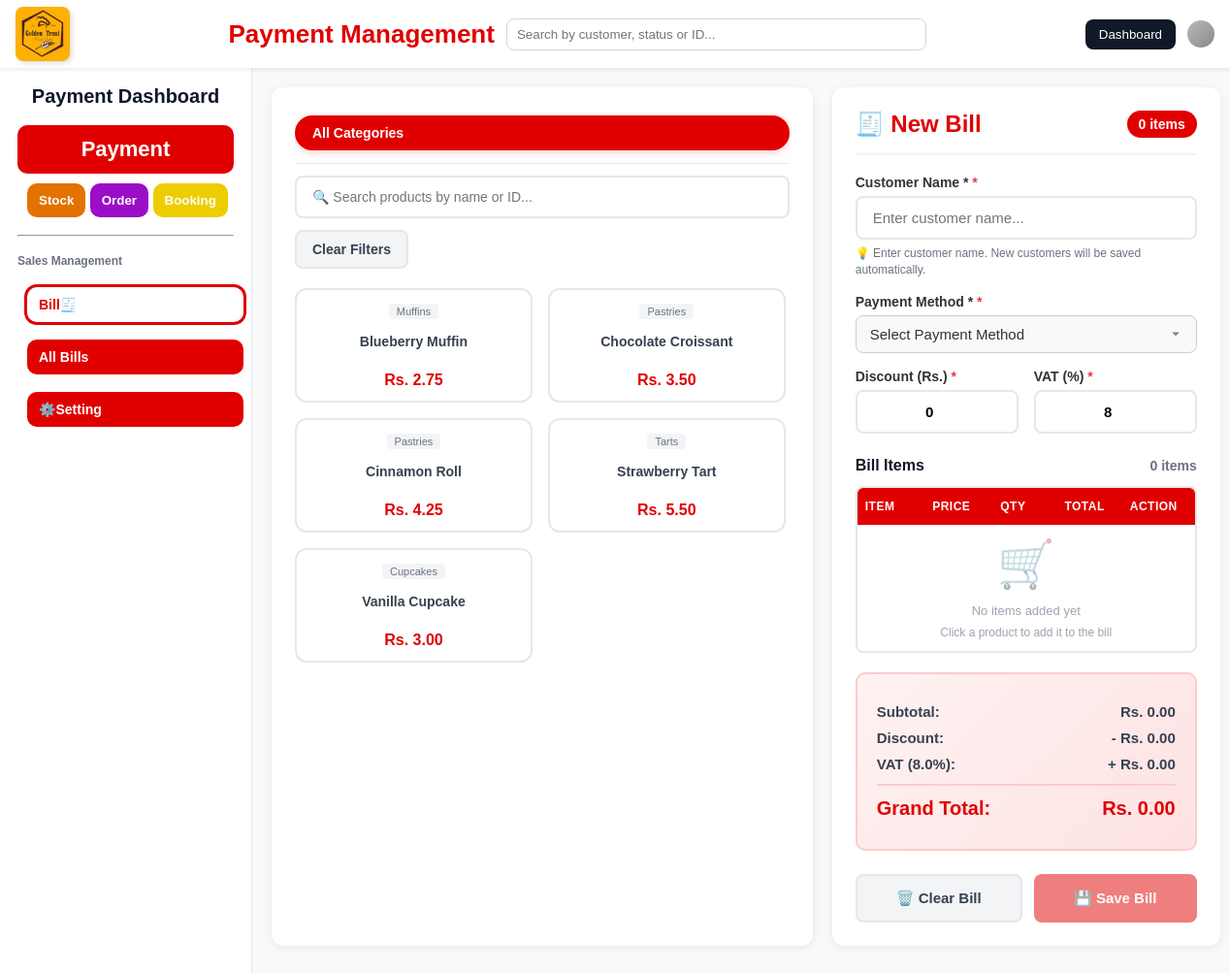
Page /payment/index.php on the committed database.
### tables this page shows
CREATE TABLE IF NOT EXISTS products (
    id INT AUTO_INCREMENT PRIMARY KEY,
    name VARCHAR(255) NOT NULL,
    description TEXT,
    price DECIMAL(10, 2) NOT NULL,
    image VARCHAR(255) DEFAULT 'default.jpg',
    category VARCHAR(100),
    is_daily_special BOOLEAN DEFAULT 0,
    discount_percentage DECIMAL(5, 2) DEFAULT 0,
    visibility BOOLEAN DEFAULT 1,
    stock_quantity INT DEFAULT 0,
    created_at TIMESTAMP DEFAULT CURRENT_TIMESTAMP
);

### payment/index.php (the view, shortened to what this page needs)
<?php
$host = 'localhost';
$dbname = 'golden_treat';
$username = 'root';
$password = '';
try {
    $pdo = new PDO("mysql:host=$host;dbname=$dbname;charset=utf8mb4", $username, $password);
    $pdo->setAttribute(PDO::ATTR_ERRMODE, PDO::ERRMODE_EXCEPTION);
} catch (PDOException $e) {
    die("Connection failed: " . $e->getMessage());
}
$stmt = $pdo->query("SELECT id, name, price, image, category FROM products WHERE visibility = 1 ORDER BY name");
$products = $stmt->fetchAll(PDO::FETCH_ASSOC);
?>
<!DOCTYPE html>
<html lang="en">
<head>
  <link rel="stylesheet" href="style.css">
</head>
<body>
  <div class="header">
    <div class="header-left"><img src="logo.jpg" alt="Logo" /></div>
    <div class="header-middle">
      <div class="header-middle-title">Payment Management</div>
      <div class="search-bar"><input id="globalSearch" type="text" placeholder="Search by customer, status or ID..." /></div>
    </div>
    <div class="header-right">
      <button class="role-btn" onclick="window.location.href='../index.html'">Dashboard</button>
      <div class="user-icon"></div>
    </div>
  </div>
  <div class="layout">
    <aside class="sidebar">
      <h1>Payment Dashboard</h1>
      <nav>
        <button class="salesbtn" onclick="window.location.href='index.php'">Payment</button>
        <div class="otherbtn">
         <button class="Sbtn" onclick="window.location.href='../stoke/stock.php'">Stock</button>
         <button class="Ubtn" onclick="window.location.href='../order/order.php'">Order</button>
         <button class="Bbtn" onclick="window.location.href='../booking/index.html'">Booking</button>
        </div>
        <hr />
        <p>Sales Management</p>
        <div class="salebtn">
         <button class="tab-btn active" onclick="window.location.href='index.php'">Bill🧾</button>
         <button class="tab-btn" onclick="window.location.href='save_bill.php'">All Bills</button>
         <button class="tab-btn " onclick="window.location.href='setting.php'">⚙️Setting</button>
        </div>
      </nav>
    </aside>
    <div class="container">
      <div class="products-section">
        <div class="product-filters">
          <div class="category-tabs">
            <button class="tab-btn active" data-category="">All Categories</button>
          </div>
          <div class="search-wrapper">
            <input type="text" id="productSearch" class="search-products" placeholder="🔍 Search products by name or ID..." oninput="searchProducts(this.value)" autocomplete="off">
          </div>
          <button class="clear-filters" onclick="clearAllFilters()">Clear Filters</button>
        </div>
        <div class="product-grid-wrapper">
          <div id="productGrid" class="product-grid">
            <?php foreach ($products as $product): ?>
              <div class="product-card" data-id="<?php echo $product['id']; ?>" data-category="<?php echo htmlspecialchars($product['category'] ?? ''); ?>" onclick="addToBill(<?php echo $product['id']; ?>, '<?php echo addslashes($product['name']); ?>', <?php echo $product['price']; ?>)">
                <?php if ($product['category']): ?>
                  <div class="product-category"><?php echo htmlspecialchars($product['category']); ?></div>
                <?php endif; ?>
                <div class="product-name"><?php echo htmlspecialchars($product['name']); ?></div>
                <div class="product-price">Rs. <?php echo number_format($product['price'], 2); ?></div>
              </div>
            <?php endforeach; ?>
          </div>
        </div>
      </div>
      <div class="bill-section">
        <div class="bill-header">
          <h1>🧾 New Bill</h1>
          <span class="bill-count" id="billCount">0 items</span>
        </div>
        <form method="POST" action="index.php" id="billForm">
          <div class="input-group">
            <label for="customerInput">Customer Name *</label>
            <input type="text" id="customerInput" name="customer_name" class="customer-input" placeholder="Enter customer name..." required>
            <small class="temp-customer">💡 Enter customer name. New customers will be saved automatically.</small>
          </div>
          <div class="input-group">
            <label for="paymentMethod">Payment Method *</label>
            <select name="payment_method" id="paymentMethod" required>
              <option value="">Select Payment Method</option>
            </select>
          </div>
          <div class="discount-vat-section">
            <div class="input-group">
              <label for="discount">Discount (Rs.)</label>
              <input type="number" id="discount" name="discount" value="0" step="0.01" min="0" onchange="calculateTotals()">
            </div>
            <div class="input-group">
              <label for="vatPercent">VAT (%)</label>
              <input type="number" id="vatPercent" name="vat_percent" value="8" step="0.01" min="0" max="100" onchange="calculateTotals()">
            </div>
          </div>
          <div class="bill-items-header">
            <h3>Bill Items</h3>
            <span class="items-count" id="itemsCount">0 items</span>
          </div>
          <table id="itemsTable">
            <thead>
              <tr>
                <th>Item</th>
                <th style="text-align: center;">Price</th>
                <th style="text-align: center;">Qty</th>
                <th style="text-align: right;">Total</th>
                <th style="text-align: center;">Action</th>
              </tr>
            </thead>
            <tbody id="itemsTableBody">
            </tbody>
          </table>
          <div class="totals-box">
            <div class="total-row">
              <span class="total-label">Subtotal:</span>
              <span class="total-value">Rs. <span id="subtotal">0.00</span></span>
            </div>
            <div class="total-row">
              <span class="total-label">Discount:</span>
              <span class="total-value">- Rs. <span id="discountAmount">0.00</span></span>
            </div>
            <div class="total-row">
              <span class="total-label">VAT (<span id="vatPercentDisplay">8</span>%):</span>
              <span class="total-value">+ Rs. <span id="vat">0.00</span></span>
            </div>
            <div class="total-row grand">
              <span class="total-label">Grand Total:</span>
              <span class="total-value">Rs. <span id="grandtotal">0.00</span></span>
            </div>
          </div>
          <div class="bill-actions">
            <button type="button" class="btn btn-clear" onclick="clearBill()">
              🗑️ Clear Bill
            </button>
            <button type="submit" class="btn btn-save" id="saveBillBtn">
              💾 Save Bill
            </button>
          </div>
        </form>
      </div>
    </div>
  </div>
</body>
</html>

### sales/style.css (style rules this page uses)
:root { --brand: #30b6a2; --ink: #111827; --paper: #fff; --muted: #6b7280; --soft: #e5e7eb; --warn: #ffc107; --danger: #dc3545; --primary: #007bff; }
* { margin: 0; padding: 0; box-sizing: border-box }
body { font-family: Arial, Helvetica, sans-serif; background: #f4f6f9; color: #0f172a; min-height: 100vh; display: flex; flex-direction: column }
.header { display: flex; align-items: center; justify-content: space-between; background: #fff; padding: 12px 16px; box-shadow: 0 2px 5px rgba(0, 0, 0, .08) }
.header-left img { width: 56px; height: auto; border-radius: 8px; display: block; box-shadow: 2px 2px 5px rgba(0, 0, 0, .15) }
.header-middle { display: flex; align-items: center; gap: 12px; flex: 1; margin: 0 16px; max-width: 720px }
.header-middle-title { font-weight: 800; font-size: 26px; color: var(--brand); white-space: nowrap }
.search-bar { flex: 1; display: flex }
.search-bar input { width: 100%; padding: 8px 10px; border: 1px solid #d1d5db; border-radius: 8px }
.header-right { display: flex; align-items: center; gap: 12px }
.role-btn { background: #111827; color: #fff; padding: 8px 14px; border: none; border-radius: 8px; cursor: pointer }
.user-icon { width: 28px; height: 28px; background: linear-gradient(135deg, #bbb, #888); border-radius: 50% }
.layout { flex: 1; display: flex; min-height: 0 }
.sidebar { width: 260px; background: #fff; padding: 18px; display: flex; flex-direction: column; gap: 10px; border-right: 1px solid #e5e7eb }
.sidebar h1 { text-align: center; font-size: 20px; margin-bottom: 8px; color: #0f172a }
.sidebar nav { display: flex; flex-direction: column; gap: 10px }
.salesbtn { background: var(--brand); border: none; border-radius: 10px; color: #fff; font-weight: 800; font-size: 22px; padding: 12px; text-align: center }
.otherbtn button { border: none; border-radius: 10px; color: #fff; cursor: pointer; padding: 10px 12px; font-weight: 700; gap: 10px; }
.salebtn button { background: #30b6a2; border: none; text-align: left; padding: 10px; margin: 10px; border-radius: 6px; cursor: pointer; font-size: 14px; display: flex; flex-direction: column; gap: 10px; color: #fff; }
.Sbtn { background: #e37200; margin-left: 10px; }
.Ubtn { background: #9c0dc7 }
.Bbtn { background: #edcd00 }
.sidebar hr { margin: 8px 0 }
.sidebar p { font-size: 12px; color: #6b7280; font-weight: 700 }
.salebtn button { background: var(--brand); text-align: left }
.salebtn button.active { outline: 3px solid rgba(48, 182, 162, .35) }
.salebtn { display: flex; flex-direction: column }
.salebtn .tab-btn { background: var(--brand); border: none; border-radius: 10px; color: #fff; cursor: pointer; padding: 10px 12px; font-weight: 700; text-align: left }
.salebtn .tab-btn+.tab-btn { margin-top: 8px }
.salebtn .tab-btn.active { outline: 3px solid rgba(48, 182, 162, .35) }
.btn { padding: 9px 12px; border: none; border-radius: 10px; cursor: pointer; color: #fff; background: var(--primary) }
table { width: 100%; border-collapse: collapse }
th, td { padding: 12px; border-bottom: 1px solid #e5e7eb; text-align: left; white-space: nowrap; color: #000000ff; }
th { background: #f9fafb; font-size: 13px; color: #000000ff; cursor: pointer; position: sticky; top: 0 }
.tab-btn { cursor: pointer; padding: 10px; margin: 5px 0; width: 100%; text-align: left; border: none; background: #f0f0f0; }
.tab-btn.active { background: #2563eb; color: white; }

### rows in the picture
products: category "Muffins", name "Blueberry Muffin", price "2.75"
products: category "Pastries", name "Chocolate Croissant", price "3.50"
products: category "Pastries", name "Cinnamon Roll", price "4.25"
products: category "Tarts", name "Strawberry Tart", price "5.50"
products: category "Cupcakes", name "Vanilla Cupcake", price "3.00"
